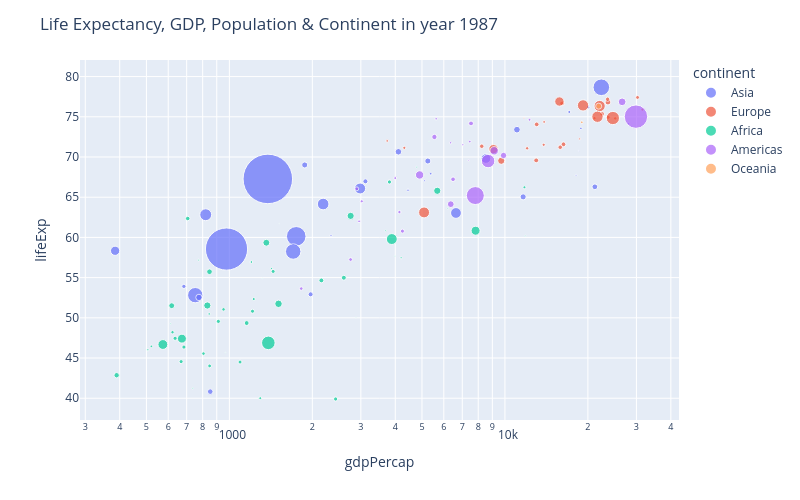

The code cell stored with this chart in its notebook:
### Code cell
fig = px.scatter(year1987, x="gdpPercap", y="lifeExp", color="continent", hover_name="country", size="pop", size_max=35)
fig.update_layout(width=800, height=500, title='Life Expectancy, GDP, Population & Continent in year 1987')
fig.update_xaxes(type="log")
fig.show()

### Figure 1 — Plotly figure (JSON) as saved in the notebook; plotly's stock layout.template omitted (floating-point values rounded to 4 significant figures)
{"data": [{"hovertemplate": "<b>%{hovertext}</b><br><br>continent=Asia<br>gdpPercap=%{x}<br>lifeExp=%{y}<br>pop=%{marker.size}<extra></extra>", "hovertext": ["Afghanistan", "Bahrain", "Bangladesh", "Cambodia", "China", "Hong Kong, China", "India", "Indonesia", "Iran", "Iraq", "Israel", "Japan", "Jordan", "Korea, Dem. Rep.", "Korea, Rep.", "Kuwait", "Lebanon", "Malaysia", "Mongolia", "Myanmar", "Nepal", "Oman", "Pakistan", "Philippines", "Saudi Arabia", "Singapore", "Sri Lanka", "Syria", "Taiwan", "Thailand", "Vietnam", "West Bank and Gaza", "Yemen, Rep."], "legendgroup": "Asia", "marker": {"color": "#636efa", "size": [13867957, 454612, 103764241, 8371791, 1084035000, 5584510, 788000000, 169276000, 51889696, 16543189, 4203148, 122091325, 2820042, 19067554, 41622000, 1891487, 3089353, 16331785, 2015133, 38028578, 17917180, 1593882, 105186881, 60017788, 14619745, 2794552, 16495304, 11242847, 19757799, 52910342, 62826491, 1691210, 11219340], "sizemode": "area", "sizeref": 884900.0, "symbol": "circle"}, "mode": "markers", "name": "Asia", "orientation": "v", "showlegend": true, "type": "scatter", "x": [852.4, 18520.0, 752.0, 683.9, 1379.0, 20040.0, 976.5, 1748.0, 6643.0, 11640.0, 17120.0, 22380.0, 4449.0, 4106.0, 8533.0, 28120.0, 5377.0, 5250.0, 2338.0, 385.0, 775.6, 18120.0, 1705.0, 2190.0, 21200.0, 18860.0, 1877.0, 3117.0, 11050.0, 2983.0, 820.8, 5107.0, 1972.0], "xaxis": "x", "y": [40.82, 70.75, 52.82, 53.91, 67.27, 76.2, 58.55, 60.14, 63.04, 65.04, 75.6, 78.67, 65.87, 70.65, 69.81, 74.17, 67.93, 69.5, 60.22, 58.34, 52.54, 67.73, 58.24, 64.15, 66.3, 73.56, 69.01, 66.97, 73.4, 66.08, 62.82, 67.05, 52.92], "yaxis": "y"}, {"hovertemplate": "<b>%{hovertext}</b><br><br>continent=Europe<br>gdpPercap=%{x}<br>lifeExp=%{y}<br>pop=%{marker.size}<extra></extra>", "hovertext": ["Albania", "Austria", "Belgium", "Bosnia and Herzegovina", "Bulgaria", "Croatia", "Czech Republic", "Denmark", "Finland", "France", "Germany", "Greece", "Hungary", "Iceland", "Ireland", "Italy", "Montenegro", "Netherlands", "Norway", "Poland", "Portugal", "Romania", "Serbia", "Slovak Republic", "Slovenia", "Spain", "Sweden", "Switzerland", "Turkey", "United Kingdom"], "legendgroup": "Europe", "marker": {"color": "#EF553B", "size": [3075321, 7578903, 9870200, 4338977, 8971958, 4484310, 10311597, 5127024, 4931729, 55630100, 77718298, 9974490, 10612740, 244676, 3539900, 56729703, 569473, 14665278, 4186147, 37740710, 9915289, 22686371, 9230783, 5199318, 1945870, 38880702, 8421403, 6649942, 52881328, 56981620], "sizemode": "area", "sizeref": 884900.0, "symbol": "circle"}, "mode": "markers", "name": "Europe", "orientation": "v", "showlegend": true, "type": "scatter", "x": [3739.0, 23690.0, 22530.0, 4314.0, 8240.0, 13820.0, 16310.0, 25120.0, 21140.0, 22070.0, 24640.0, 16120.0, 12990.0, 26920.0, 13870.0, 19210.0, 11730.0, 23650.0, 31540.0, 9082.0, 13040.0, 9696.0, 15870.0, 12040.0, 18680.0, 15760.0, 23590.0, 30280.0, 5089.0, 21660.0], "xaxis": "x", "y": [72.0, 74.94, 75.35, 71.14, 71.34, 71.52, 71.58, 74.8, 74.83, 76.34, 74.85, 76.67, 69.58, 77.23, 74.36, 76.42, 74.86, 76.83, 75.89, 70.98, 74.06, 69.53, 71.22, 71.08, 72.25, 76.9, 77.19, 77.41, 63.11, 75.01], "yaxis": "y"}, {"hovertemplate": "<b>%{hovertext}</b><br><br>continent=Africa<br>gdpPercap=%{x}<br>lifeExp=%{y}<br>pop=%{marker.size}<extra></extra>", "hovertext": ["Algeria", "Angola", "Benin", "Botswana", "Burkina Faso", "Burundi", "Cameroon", "Central African Republic", "Chad", "Comoros", "Congo, Dem. Rep.", "Congo, Rep.", "Cote d'Ivoire", "Djibouti", "Egypt", "Equatorial Guinea", "Eritrea", "Ethiopia", "Gabon", "Gambia", "Ghana", "Guinea", "Guinea-Bissau", "Kenya", "Lesotho", "Liberia", "Libya", "Madagascar", "Malawi", "Mali", "Mauritania", "Mauritius", "Morocco", "Mozambique", "Namibia", "Niger", "Nigeria", "Reunion", "Rwanda", "Sao Tome and Principe", "Senegal", "Sierra Leone", "Somalia", "South Africa", "Sudan", "Swaziland", "Tanzania", "Togo", "Tunisia", "Uganda", "Zambia", "Zimbabwe"], "legendgroup": "Africa", "marker": {"color": "#00cc96", "size": [23254956, 7874230, 4243788, 1151184, 7586551, 5126023, 10780667, 2840009, 5498955, 395114, 35481645, 2064095, 10761098, 311025, 52799062, 341244, 2915959, 42999530, 880397, 848406, 14168101, 5650262, 927524, 21198082, 1599200, 2269414, 3799845, 10568642, 7824747, 7634008, 1841240, 1042663, 22987397, 12891952, 1278184, 7332638, 81551520, 562035, 6349365, 110812, 7171347, 3868905, 6921858, 35933379, 24725960, 779348, 23040630, 3154264, 7724976, 15283050, 7272406, 9216418], "sizemode": "area", "sizeref": 884900.0, "symbol": "circle"}, "mode": "markers", "name": "Africa", "orientation": "v", "showlegend": true, "type": "scatter", "x": [5681.0, 2430.0, 1226.0, 6206.0, 912.1, 621.8, 2603.0, 844.9, 952.4, 1316.0, 672.8, 4201.0, 2157.0, 2880.0, 3885.0, 966.9, 521.1, 573.7, 11860.0, 611.7, 847.0, 805.6, 736.4, 1362.0, 774.0, 506.1, 11770.0, 1155.0, 635.5, 684.2, 1422.0, 4784.0, 2755.0, 389.9, 3694.0, 668.3, 1385.0, 5303.0, 848.0, 1517.0, 1442.0, 1294.0, 1093.0, 7826.0, 1508.0, 3985.0, 831.8, 1202.0, 3810.0, 617.7, 1213.0, 706.2], "xaxis": "x", "y": [65.8, 39.91, 52.34, 63.62, 49.56, 48.21, 54.98, 50.48, 51.05, 54.93, 47.41, 57.47, 54.66, 50.04, 59.8, 45.66, 46.45, 46.68, 60.19, 49.27, 55.73, 45.55, 41.24, 59.34, 57.18, 46.03, 66.23, 49.35, 47.46, 46.36, 56.15, 68.74, 62.68, 42.86, 60.84, 44.55, 46.89, 71.91, 44.02, 61.73, 55.77, 40.01, 44.5, 60.83, 51.74, 57.68, 51.53, 56.94, 66.89, 51.51, 50.82, 62.35], "yaxis": "y"}, {"hovertemplate": "<b>%{hovertext}</b><br><br>continent=Americas<br>gdpPercap=%{x}<br>lifeExp=%{y}<br>pop=%{marker.size}<extra></extra>", "hovertext": ["Argentina", "Bolivia", "Brazil", "Canada", "Chile", "Colombia", "Costa Rica", "Cuba", "Dominican Republic", "Ecuador", "El Salvador", "Guatemala", "Haiti", "Honduras", "Jamaica", "Mexico", "Nicaragua", "Panama", "Paraguay", "Peru", "Puerto Rico", "Trinidad and Tobago", "United States", "Uruguay", "Venezuela"], "legendgroup": "Americas", "marker": {"color": "#ab63fa", "size": [31620918, 6156369, 142938076, 26549700, 12463354, 30964245, 2799811, 10239839, 6655297, 9545158, 4842194, 7326406, 5756203, 4372203, 2326606, 80122492, 3344353, 2253639, 3886512, 20195924, 3444468, 1191336, 242803533, 3045153, 17910182], "sizemode": "area", "sizeref": 884900.0, "symbol": "circle"}, "mode": "markers", "name": "Americas", "orientation": "v", "showlegend": true, "type": "scatter", "x": [9140.0, 2754.0, 7807.0, 26630.0, 5547.0, 4903.0, 5630.0, 7533.0, 2900.0, 6482.0, 4140.0, 4246.0, 1823.0, 3023.0, 6351.0, 8688.0, 2956.0, 7035.0, 3999.0, 6361.0, 12280.0, 7389.0, 29880.0, 7452.0, 9884.0], "xaxis": "x", "y": [70.77, 57.25, 65.2, 76.86, 72.49, 67.77, 74.75, 74.17, 66.05, 67.23, 63.15, 60.78, 53.64, 64.49, 71.77, 69.5, 62.01, 71.52, 67.38, 64.13, 74.63, 69.58, 75.02, 71.92, 70.19], "yaxis": "y"}, {"hovertemplate": "<b>%{hovertext}</b><br><br>continent=Oceania<br>gdpPercap=%{x}<br>lifeExp=%{y}<br>pop=%{marker.size}<extra></extra>", "hovertext": ["Australia", "New Zealand"], "legendgroup": "Oceania", "marker": {"color": "#FFA15A", "size": [16257249, 3317166], "sizemode": "area", "sizeref": 884900.0, "symbol": "circle"}, "mode": "markers", "name": "Oceania", "orientation": "v", "showlegend": true, "type": "scatter", "x": [21890.0, 19010.0], "xaxis": "x", "y": [76.32, 74.32], "yaxis": "y"}], "layout": {"height": 500, "legend": {"itemsizing": "constant", "title": {"text": "continent"}, "tracegroupgap": 0}, "margin": {"t": 60}, "title": {"text": "Life Expectancy, GDP, Population & Continent in year 1987"}, "width": 800, "xaxis": {"anchor": "y", "domain": [0, 1], "title": {"text": "gdpPercap"}, "type": "log"}, "yaxis": {"anchor": "x", "domain": [0, 1], "title": {"text": "lifeExp"}}}}
